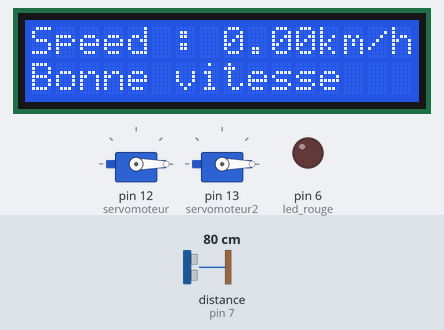
A sketch run on a simulated Arduino Uno, built with avr-gcc and run on an emulated ATmega328P. On the bench: 16×2 character LCD, 2 × servo, output pins drawn as LEDs (lit = HIGH). Wiring (inferred from the names in the program): ultrasonic range finder: trigger pin 8; echo pin 7. The inputs (shaded band) are chosen by the test bench; at power-on: distance to the obstacle (sensor on pin 7) 80 cm. The echo pulse lasts 58.3 µs per cm; pins used as bus, display or sensor lines are not drawn; what the sketch prints to the serial monitor is not drawn.

Above: at 1.2 s.
1.3 s: distance to the obstacle (sensor on pin 7) set to 2 cm
4.7 s: distance to the obstacle (sensor on pin 7) set to 4 cm
At 5.7 s:
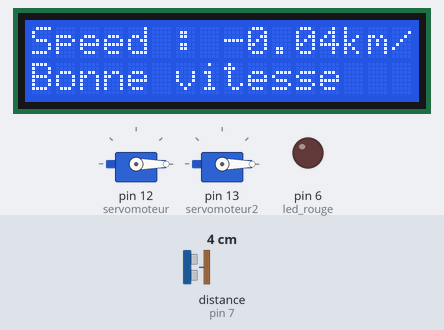
7.4 s: distance to the obstacle (sensor on pin 7) set to 250 cm
At 8.4 s:
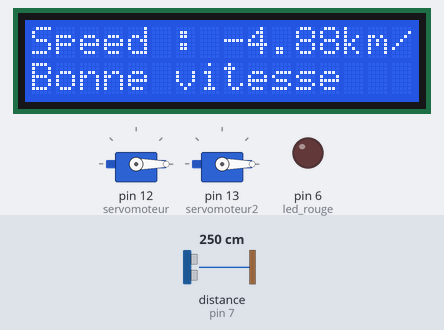
10.1 s: distance to the obstacle (sensor on pin 7) set to 220 cm
At 11.1 s:
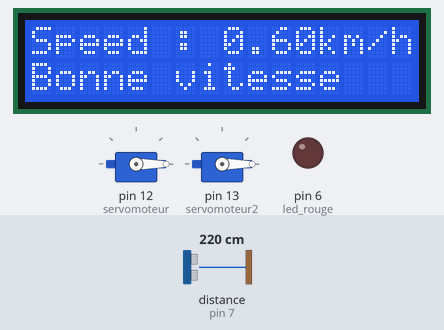
12.8 s: distance to the obstacle (sensor on pin 7) set to 210 cm
At 13.9 s:
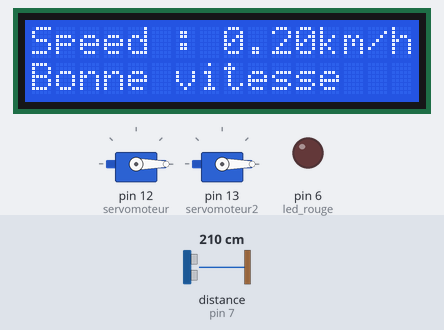
15.5 s: distance to the obstacle (sensor on pin 7) set to 180 cm
At 16.6 s:
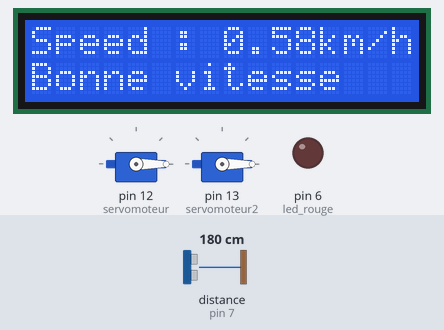
18.2 s: distance to the obstacle (sensor on pin 7) set to 172 cm
At 19.3 s:
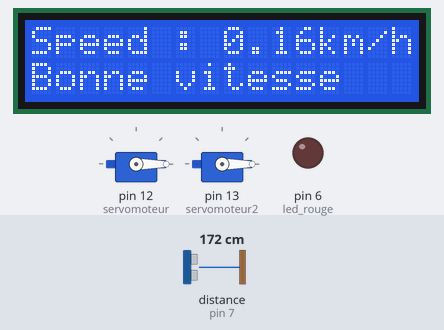
Timing chart, 0 to 21.2 s (numbered marks = the images above; inputs shaded):
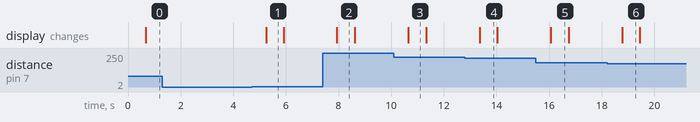

Measured:
- after the input at 1.3 s, every drawn part: stays the same
- after the input at 4.7 s, the display: changes after 0.56 s (image 1)
- after the input at 7.4 s, the display: changes after 0.52 s (image 2)
- after the input at 10.1 s, the display: changes after 0.55 s (image 3)
- after the input at 12.8 s, the display: changes after 0.56 s (image 4)
- after the input at 15.5 s, the display: changes after 0.57 s (image 5)
- after the input at 18.2 s, the display: changes after 0.58 s (image 6)
- what the display in image 1 shows lasts 0.6 s, from 5.3 s to 5.9 s

The sketch:

ultra_son.ino
```cpp
#include<LiquidCrystal.h>
#include <Servo.h>
#include <IRremote.h>

int led_rouge = 6;
int RECV_PIN = 5; //
IRrecv irrecv (RECV_PIN); // Déclaration du module IR
decode_results results;

#define Broche_Echo 7 // Broche Echo du HC-SR04 sur D7 //
#define Broche_Trigger 8 // Broche Trigger du HC-SR04 sur D8 //
#define OK_BUTTON 0xFF02FD
#define  BAS_BUTTON = 0xFFA857
#define DROITE_BUTTON = 0xFFC23D
#define GAUCHE_BUTTON = 0xFF22DD
#define HAUT_BUTTON 0xFF629D
#define UN_BUTTON 0xFF6897
#define DEUX_BUTTON 0xFF9867
#define TROIS_BUTTON 0xFFB04F
#define QUATRE_BUTTON 0xFF30CF
#define CINQ_BUTTON 0xFF18E7
#define SIX_BUTTON 0xFF7A85
#define SEPT_BUTTON 0xFF10EF
#define HUIT_BUTTON 0xFF38C7
#define NEUF_BUTTON 0xFF5AA5
#define etoile_BUTTON 0xFF42BD
#define ZERO_BUTTON 0xFF4AB5
#define HASTAG_BUTTON 0xFF52AD


LiquidCrystal lcd(2, 3, 4, 9, 10, 11);

/* Créer un objet Servo pour contrôler le servomoteur */
Servo servomoteur;
Servo servomoteur2;
int positions = 0;

void dos_se_leve(){
  for (int position =0; position <= 110; position++) {
        servomoteur.write(position);
        int positionb=180-position;
        servomoteur2.write(positionb);
        delay(15);
    }
}


void dos_se_baisse() {
       for (int position = 110; position >=0; position --){
        servomoteur.write(position);
        int positionc=180-position;
        servomoteur2.write(positionc);
        delay(15);
  }
}


// Definition des variables
int MesureMaxi = 300; // Distance maxi a mesurer //
int MesureMini = 3; // Distance mini a mesurer //

boolean bobo = true;
long Duree;
long Distance;
int distanceCm()
{
  // Debut de la mesure avec un signal de 10 µS applique sur TRIG //
  digitalWrite(Broche_Trigger, LOW); // On efface l'etat logique de TRIG //
  delayMicroseconds(2);

  digitalWrite(Broche_Trigger, HIGH); // On met la broche TRIG a "1" pendant 10µS //
  delayMicroseconds(10);
  digitalWrite(Broche_Trigger, LOW); // On remet la broche TRIG a "0" //
  // On mesure combien de temps le niveau logique haut est actif sur ECHO //

  const float DureeMicro = pulseIn(Broche_Echo, HIGH);

  Serial.print("La durée est de :");
  Serial.print(" ");
  Serial.print(DureeMicro);
  Serial.println("µs");
  Serial.println(" ");

  // Calcul de la distance grace au temps mesure //

  const float DistanceCm = DureeMicro * 0.034 / 2.0; //  (Durée totale (aller-retour))

  // Verification si valeur mesuree dans la plage //

  if (Distance >= MesureMaxi || Distance <= MesureMini) {
    // Si la distance est hors plage, on affiche un message d'erreur //
    Serial.println("Distance de mesure en dehors de la plage (3 cm à 3 m)");
  }
  else {
    // Affichage dans le moniteur serie de la distance mesuree //
    Serial.print("Distance mesuree :");
    Serial.print(DistanceCm);
    Serial.println("cm");
    Serial.println(" ");
  }

  return DistanceCm;


}


void setup()
{
  // Démarre la communication série
  irrecv.enableIRIn (); // Démarrage du récepteur IR
  pinMode(led_rouge,OUTPUT);
  pinMode(Broche_Trigger, OUTPUT); // Broche Trigger en sortie //
  pinMode(Broche_Echo, INPUT); // Broche Echo en entree //
  lcd.begin(16, 2);
 servomoteur.attach(12);// Attache le servomoteur à la broche D13
 servomoteur2.attach(13);// Attache le servomoteur à la broche D13
 servomoteur.write(0);
 servomoteur2.write(0);
 Serial.begin (9600);
}


void loop() {


  float distCm1 = distanceCm();
  float deltaT = 500; //temps avant prochaine mesure
  delay(deltaT);
  float distCm2 = distanceCm();
  float deltaD = distCm1 - distCm2;

  float vitesseS = deltaD / deltaT * 10;
  float vitesse = vitesseS * 3.6;

 // Fait bouger le bras de 0° à 180°

 if (irrecv.decode (& results)) {
      Serial.println ("results.value");Serial.println (results.value, HEX); // Affichage de la valeur reçue en héxadécimal
      irrecv.resume (); // Réception de la valeur suivante
      digitalWrite(led_rouge,LOW);
      delay(15000);

 }
  if(vitesseS >= 0.7){

    lcd.setCursor(0, 0);
    lcd.print("Speed : ");
    lcd.print(vitesseS,2);
    lcd.print("km/h");
    lcd.setCursor(0,1);
    lcd.print("Ralentissez     ");
    if (irrecv.decode (& results)) {
      Serial.println ("results.value");Serial.println (results.value, HEX); // Affichage de la valeur reçue en héxadécimal
      irrecv.resume (); // Réception de la valeur suivante
      digitalWrite(led_rouge,LOW);
      delay(10000);

 }
    digitalWrite(led_rouge,HIGH);
    dos_se_leve();
    delay(15000);
    digitalWrite(led_rouge,LOW);
    dos_se_baisse();
    delay(3000);
  }

  else{
  lcd.setCursor(0, 0);
  lcd.print("Speed : ");
  lcd.print(vitesseS,2);
  lcd.print("km/h");
  lcd.setCursor(0,1);
  lcd.print("Bonne vitesse");

  }


  Serial.println("la vitesse est ");
  Serial.print(vitesse,4);
  Serial.println(" m/s");
  Serial.print(vitesseS);
  Serial.println("km/h");
  Serial.println(" ");


  //delay(1000); // On ajoute 1 seconde de delais entre chaque mesure //

}
```
